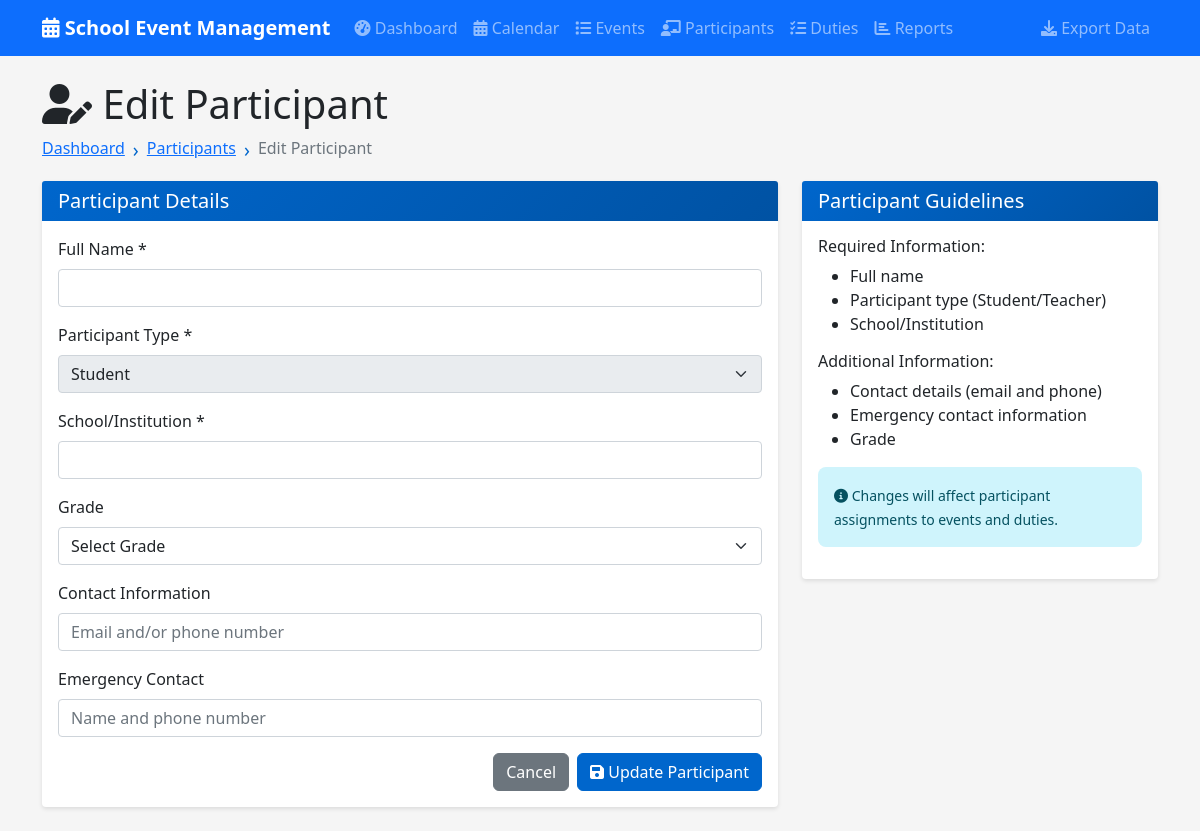
Page /participants/6/edit on the earlier database version.
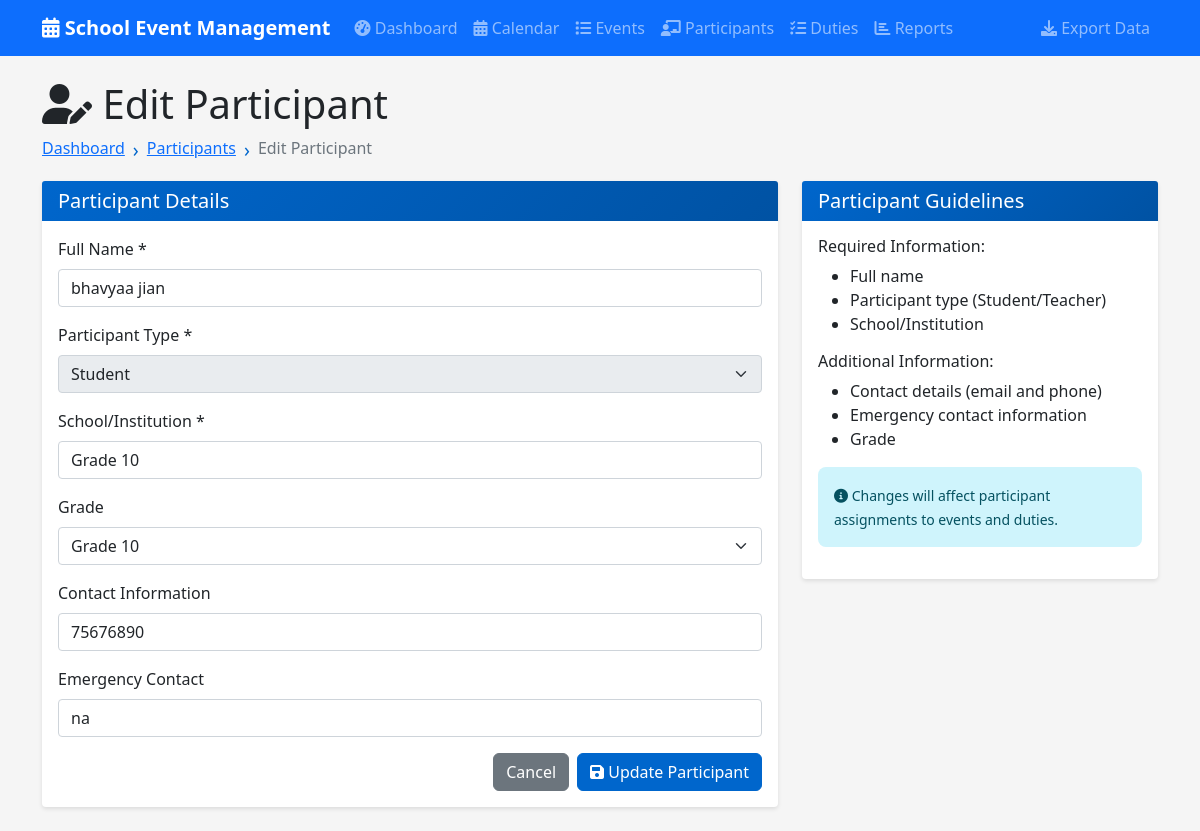
Same page on the later database version.
### tables this page shows
CREATE TABLE participants (
            id INTEGER PRIMARY KEY AUTOINCREMENT,
            name TEXT NOT NULL,
            type TEXT NOT NULL CHECK (type IN ('student', 'teacher')),
            class_dept TEXT NOT NULL,
            contact TEXT,
            emergency_contact TEXT,
            created_at TIMESTAMP DEFAULT CURRENT_TIMESTAMP
        );

### app.py (the view, shortened to what this page needs)
@app.route('/participants/<int:id>/edit', methods=['GET', 'POST'])
def edit_participant(id):
    conn = get_db_connection()
    participant = conn.execute('SELECT * FROM participants WHERE id = ?', (id,)).fetchone()
    conn.close()
    return render_template('edit_participant.html', participant=participant)

### app.py (called while the page is built)
def get_db_connection():
    conn = sqlite3.connect('events.db')
    conn.row_factory = sqlite3.Row
    return conn

### templates/edit_participant.html (shortened to what the changed rows need)
{% extends "base.html" %}
{% block content %}
<div class="row">
    <div class="col-12">
        <h1><i class="fas fa-user-edit"></i> Edit Participant</h1>
    </div>
</div>
<div class="row">
    <div class="col-md-8">
        <div class="card">
            <div class="card-body">
                <form method="POST">
                    <div class="mb-3">
                        <label for="name" class="form-label">Full Name *</label>
                        <input type="text" class="form-control" id="name" name="name" value="{{ participant.name }}" required>
                    </div>
                    <div class="mb-3">
                        <label for="school" class="form-label">School/Institution *</label>
                        <input type="text" class="form-control" id="school" name="school" value="{{ participant.class_dept }}" required>
                    </div>
                    <div class="mb-3">
                        <label for="grade" class="form-label">Grade</label>
                        <select class="form-select" id="grade" name="grade">
                            <option value="">Select Grade</option>
                            <option value="10" {% if 'Grade 10' in participant.class_dept %}selected{% endif %}>Grade 10</option>
                        </select>
                    </div>
                    <div class="mb-3">
                        <label for="contact" class="form-label">Contact Information</label>
                        <input type="text" class="form-control" id="contact" name="contact"
                               value="{{ participant.contact or '' }}" placeholder="Email and/or phone number">
                    </div>
                    <div class="mb-3">
                        <label for="emergency_contact" class="form-label">Emergency Contact</label>
                        <input type="text" class="form-control" id="emergency_contact" name="emergency_contact"
                               value="{{ participant.emergency_contact or '' }}" placeholder="Name and phone number">
                    </div>
                </form>
            </div>
        </div>
    </div>
</div>
{% endblock %}

Differences in the rows shown:
added participants: name "bhavyaa jian", school "Grade 10", grade "Grade 10", contact "75676890", emergency_contact "na"
Other differences:
form field grade: "Select Grade" → (not shown)
